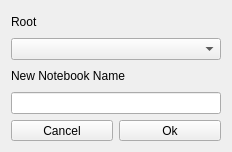
<?xml version="1.0" encoding="UTF-8"?>
<ui version="4.0">
 <class>NewNoteBook</class>
 <widget class="QDialog" name="NewNoteBook">
  <property name="geometry">
   <rect>
    <x>0</x>
    <y>0</y>
    <width>232</width>
    <height>152</height>
   </rect>
  </property>
  <property name="windowTitle">
   <string>Dialog</string>
  </property>
  <layout class="QVBoxLayout" name="verticalLayout">
   <item>
    <widget class="QLabel" name="lblRoot">
     <property name="text">
      <string>Root</string>
     </property>
    </widget>
   </item>
   <item>
    <widget class="QComboBox" name="cboxRoot"/>
   </item>
   <item>
    <widget class="QLabel" name="lblName">
     <property name="text">
      <string>New Notebook Name</string>
     </property>
    </widget>
   </item>
   <item>
    <widget class="QLineEdit" name="editName"/>
   </item>
   <item>
    <layout class="QHBoxLayout" name="horizontalLayout">
     <item>
      <widget class="QToolButton" name="btnCancel">
       <property name="sizePolicy">
        <sizepolicy hsizetype="Preferred" vsizetype="Fixed">
         <horstretch>0</horstretch>
         <verstretch>0</verstretch>
        </sizepolicy>
       </property>
       <property name="text">
        <string>Cancel</string>
       </property>
      </widget>
     </item>
     <item>
      <widget class="QToolButton" name="btnOk">
       <property name="sizePolicy">
        <sizepolicy hsizetype="Preferred" vsizetype="Fixed">
         <horstretch>0</horstretch>
         <verstretch>0</verstretch>
        </sizepolicy>
       </property>
       <property name="text">
        <string>Ok</string>
       </property>
      </widget>
     </item>
    </layout>
   </item>
  </layout>
 </widget>
 <resources/>
 <connections/>
</ui>
